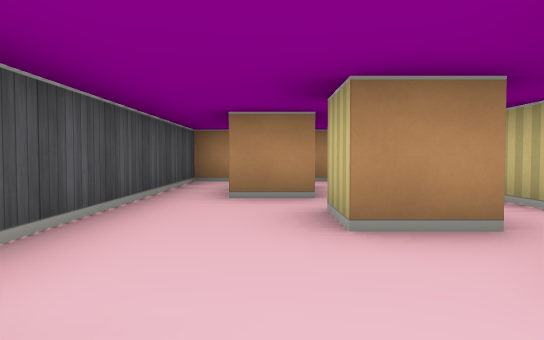
view 1 (above)

20 first-person views from a walk through a cub3D level. The camera is about half as high as the walls, tilts 2° down and sees 70° across. The floor is counted in squares. Each view is taken from the middle of a square. On the plan, view 1 faces up. The plan holds only what a view shows up to about 9 squares ahead; the rest is blank.

view 2
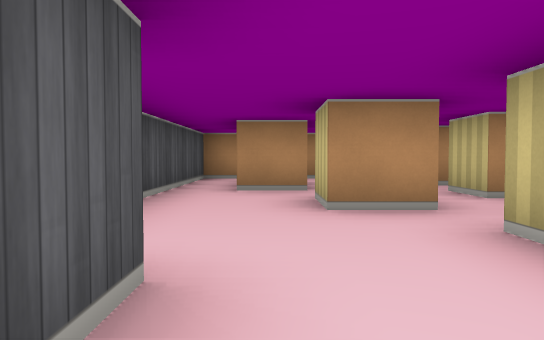

view 3
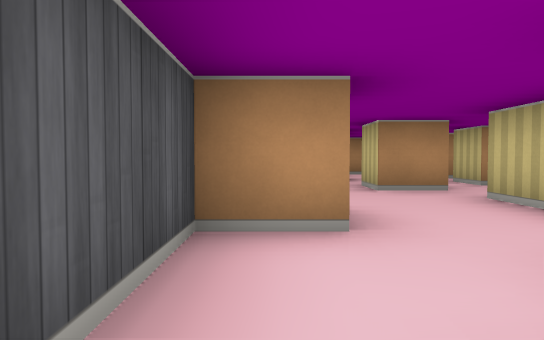

view 4
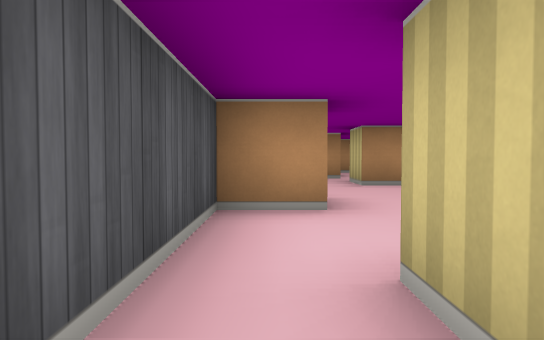

view 5
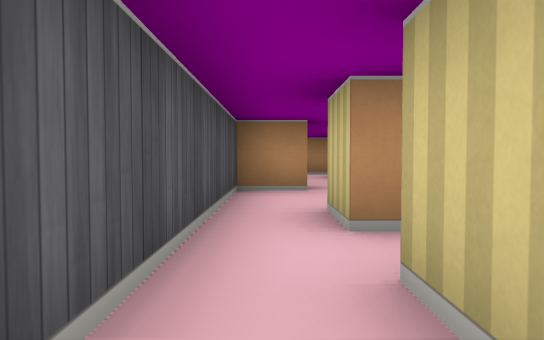

view 6
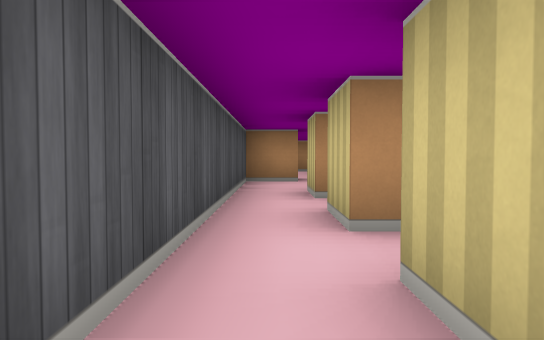

view 7
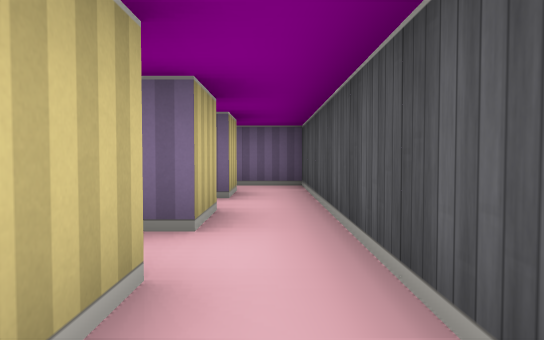

view 8
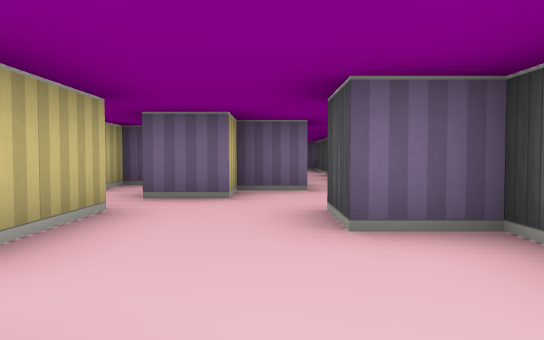

view 9
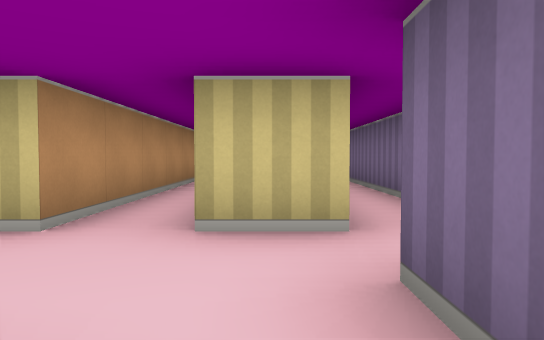

view 10
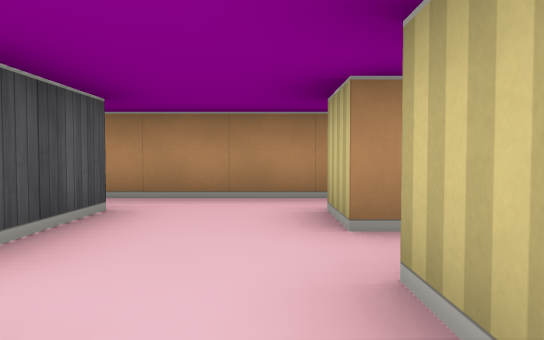

view 11
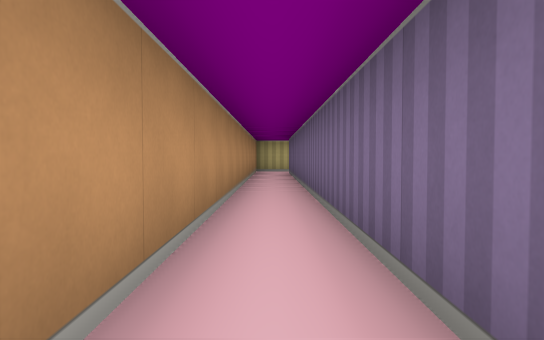

view 12
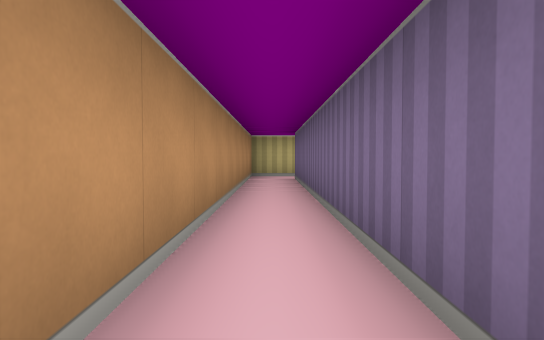

view 13
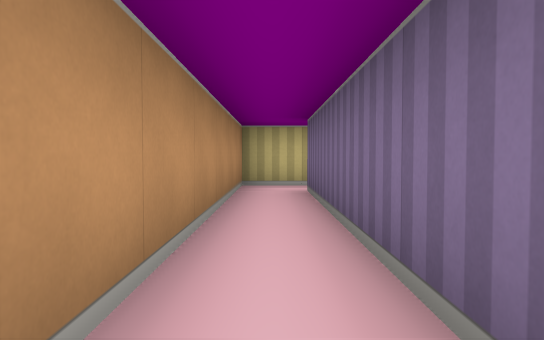

view 14
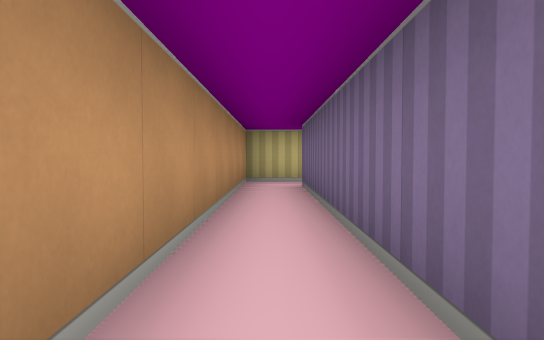

view 15
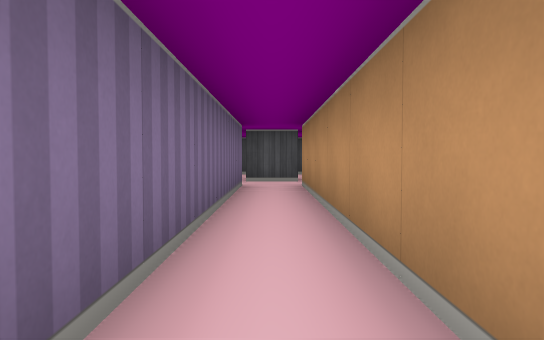

view 16
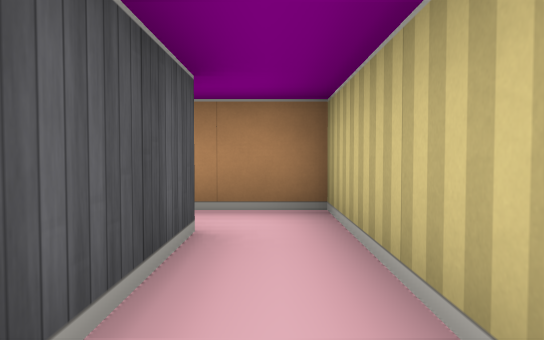

view 17
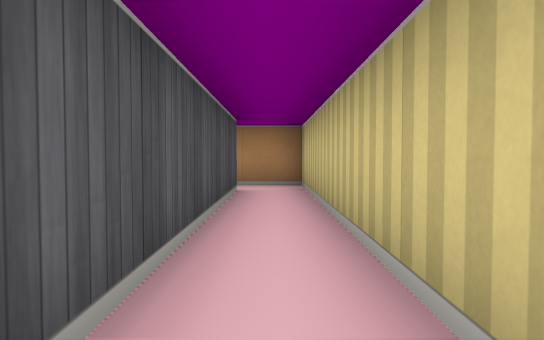

view 18
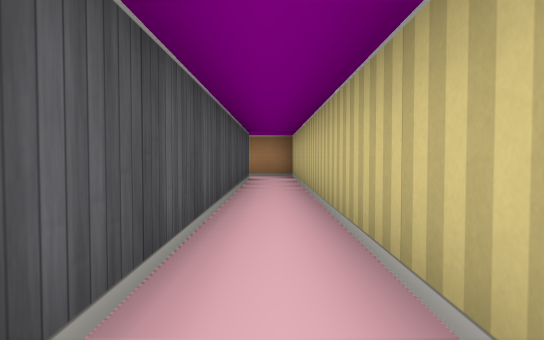

view 19
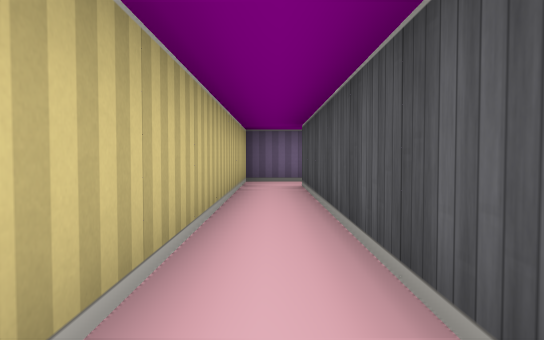

view 20
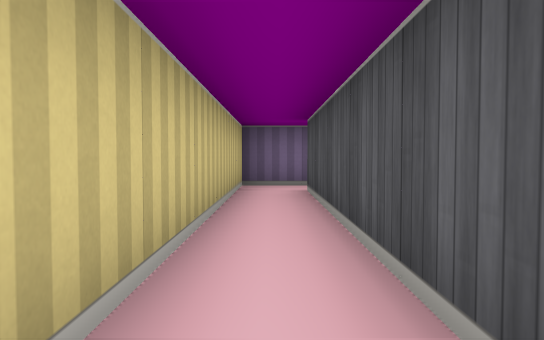

### Floor plan
Points are (right, up) in squares from view 1. A wall is a line through its corners. A room is listed if a view was taken in it or the views show most of it. See-through windows are left out.
Room 1 (views 1, 2, 8)
walls: (1.5, 2.5) (0.5, 2.5) (0.5, 3.5); (1.5, -0.5) (1.5, 1.5); (0.5, -1.5) (1.5, -1.5); (-0.5, -2.5) (0.5, -2.5); (-1.5, 6.5) (-1.5, 0.5) (-0.5, 0.5) (-0.5, -0.5) (-1.5, -0.5) (-1.5, -1.5)
ways out: opening at (-1, -1) to room 2; opening at (0, 4) to room 4; opening at (-1, 5.5) to room 6; opening at (2, -1)
Room 2 (views 3, 4, 7)
walls: (-0.5, -3.5) (-0.5, -2.5); (-1.5, -1.5) (-1.5, -5.5); (0.5, -2.5) (0.5, -1.5); (-0.5, -5.5) (-0.5, -4.5)
ways out: opening at (-1, -1) to room 1; opening at (-1, -5) to room 3
Room 3 (views 5, 6)
walls: (-0.5, -7.5) (-0.5, -6.5) (-0.1, -6.5); (-0.5, -9.5) (-0.5, -8.5); (-1.5, -5.5) (-1.5, -10.5) (-0.4, -10.5)
ways out: opening at (-1, -5) to room 2
Room 4 (view 9)
walls: (0.6, 4.5) (-0.5, 4.5); (0.5, 3.5) (1.5, 3.5); (2.5, 3.5) (2.5, 4.5)
ways out: opening at (0, 4) to room 1; opening at (2, 3) to room 5; opening at (1.5, 6); opening at (3, 5)
Room 5 (views 10, 11, 12, 13, 14, 15, 16, 17, 18, 19, 20)
walls: (14.4, -10.5) (15.5, -10.5) (15.5, 3.5) (2.5, 3.5); (2.6, 2.5) (14.5, 2.5) (14.5, -9.5); (1.5, 3.5) (1.5, 2.5)
ways out: opening at (2, 3) to room 4
Room 6 (no view inside)
walls: (-0.5, 7.5) (-1.5, 7.5) (-1.5, 6.5)
ways out: opening at (-1, 5.5) to room 1; opening at (0, 7)

Where each view was taken, in squares from view 1:
view 1: 0 up, 0 right, facing up
view 2: 1 down, 0 right, facing up
view 3: 3 down, 1 left, facing up
view 4: 4 down, 1 left, facing up
view 5: 6 down, 1 left, facing up
view 6: 8 down, 1 left, facing up
view 7: 4 down, 1 left, facing down
view 8: 3 up, 0 right, facing down
view 9: 4 up, 0 right, facing right
view 10: 3 up, 2 right, facing up
view 11: 3 up, 3 right, facing right
view 12: 3 up, 6 right, facing right
view 13: 3 up, 9 right, facing right
view 14: 3 up, 8 right, facing right
view 15: 3 up, 9 right, facing left
view 16: 0 up, 15 right, facing up
view 17: 3 down, 15 right, facing up
view 18: 6 down, 15 right, facing up
view 19: 3 down, 15 right, facing down
view 20: 4 down, 15 right, facing down
